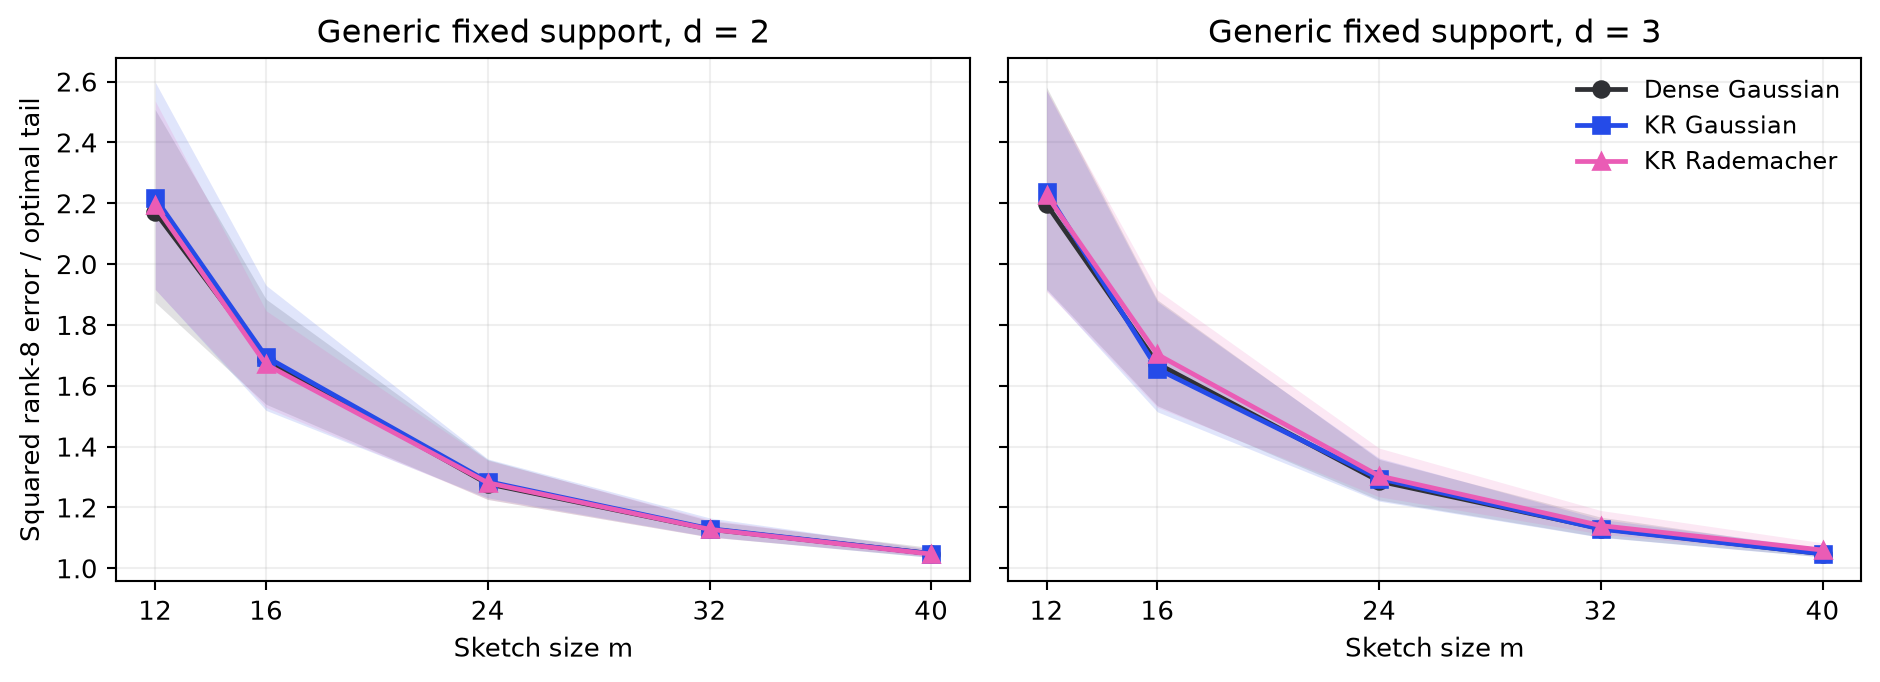

Python code for this plot:
"""Fixed generic-support approximation experiment (seed 2026100901).

Run: python generic_approximation.py --output DIRECTORY [--trials 128]
Requires NumPy and Matplotlib. All input bases are fixed before probe draws.
"""
import os
for key in ('OPENBLAS_NUM_THREADS', 'MKL_NUM_THREADS', 'OMP_NUM_THREADS'):
    os.environ[key] = '1'
import argparse
import csv
import hashlib
import json
import platform
from pathlib import Path
import time
import numpy as np
import matplotlib
matplotlib.use('Agg')
import matplotlib.pyplot as plt

SEED = 2026100901
RANK, SUPPORT = 8, 48
WIDTHS = [12, 16, 24, 32, 40]
LAWS = ['Dense Gaussian', 'KR Gaussian', 'KR Rademacher']
COLORS = ['#2F3034', '#254BE8', '#EA5CB5']
MARKERS = ['o', 's', '^']

def product_rows(factors):
    result = factors[0]
    for factor in factors[1:]:
        result = (result[:, :, None] * factor[:, None, :]).reshape(len(result), -1)
    return result

def errors(projected, verify=False):
    singular = np.r_[np.ones(RANK), np.full(SUPPORT-RANK, 1/np.sqrt(SUPPORT-RANK))]
    y = singular[:, None] * projected
    q, sv, _ = np.linalg.svd(y, full_matrices=False)
    cutoff = max(y.shape) * np.finfo(float).eps * sv[0]
    sample_rank = int(np.count_nonzero(sv > cutoff))
    q = q[:, :sample_rank]
    head_energy = np.sum(q[:RANK] ** 2)
    beta2 = 1/(SUPPORT-RANK)
    # Use the compressed SVD for every draw; do not assume full sample rank.
    compressed_sv = np.linalg.svd(q.T * singular, compute_uv=False)
    rankr = RANK + 1 - np.sum(compressed_sv[:RANK] ** 2)
    projector = RANK + 1 - np.sum(compressed_sv ** 2)
    check = 0.0
    if verify:
        b = q.T * singular
        ub, sb, vhb = np.linalg.svd(b, full_matrices=False)
        actual = q @ ((ub[:, :RANK] * sb[:RANK]) @ vhb[:RANK])
        direct = np.linalg.norm(np.diag(singular) - actual, 'fro') ** 2
        check = abs(rankr - direct)
        if sample_rank >= RANK:
            check = max(check, abs(rankr - (1+(1-beta2)*(RANK-head_energy))))
        assert check < 1e-10
    assert rankr >= 1-1e-10 and projector >= -1e-10 and projector <= rankr+1e-10
    return rankr, projector, sample_rank, check

def save_csv(path, rows):
    with path.open('w', newline='', encoding='utf-8') as f:
        writer = csv.DictWriter(f, fieldnames=list(rows[0]))
        writer.writeheader()
        writer.writerows(rows)

def run(out, trials):
    out.mkdir(parents=True, exist_ok=True)
    start = time.perf_counter()
    seeds = np.random.SeedSequence(SEED).spawn(5)
    rows, basis_errors = [], []
    max_check = max_tensor_check = 0.0
    for idx, (d, n) in enumerate([(2, 8), (3, 4)]):
        basis_rng = np.random.default_rng(seeds[idx])
        basis, triangular = np.linalg.qr(basis_rng.standard_normal((n**d, SUPPORT)))
        basis *= np.where(np.diag(triangular) >= 0, 1, -1)
        basis_errors.append(float(np.linalg.norm(basis.T@basis-np.eye(SUPPORT), 2)))
        np.save(out/f'fixed_basis_d{d}.npy', basis)
        streams = [np.random.default_rng(x) for x in seeds[idx+2].spawn(3)]
        for trial in range(trials):
            for law_idx, (law, rng) in enumerate(zip(LAWS, streams)):
                if law_idx == 0:
                    probes = rng.standard_normal((max(WIDTHS), n**d))
                else:
                    factors = [rng.standard_normal((max(WIDTHS), n)) if law_idx == 1
                               else rng.choice([-1., 1.], size=(max(WIDTHS), n)) for _ in range(d)]
                    probes = product_rows(factors)
                    if trial == 0:
                        explicit = factors[0][0]
                        for factor in factors[1:]:
                            explicit = np.kron(explicit, factor[0])
                        max_tensor_check = max(max_tensor_check, float(np.max(abs(probes[0]-explicit))))
                projected = basis.T @ probes.T
                for m in WIDTHS:
                    rankr, projector, sample_rank, check = errors(projected[:, :m]/np.sqrt(m), trial == 0)
                    max_check = max(max_check, check)
                    rows.append(dict(d=d, mode_dimension=n, r=RANK, support_dimension=SUPPORT,
                                     m=m, trial=trial, law=law, rankr_ratio=float(rankr),
                                     projector_ratio=float(projector), sample_rank=sample_rank))
    save_csv(out/'generic_trials.csv', rows)
    summaries = []
    for d in [2, 3]:
        for law in LAWS:
            for m in WIDTHS:
                group = [x for x in rows if x['d']==d and x['law']==law and x['m']==m]
                summary = dict(d=d, law=law, m=m, trials=len(group))
                for key in ['rankr_ratio', 'projector_ratio']:
                    values = [x[key] for x in group]
                    for label, quantile in [('q10', .1), ('q50', .5), ('q90', .9)]:
                        summary[f'{key}_{label}'] = float(np.quantile(values, quantile))
                    summary[f'{key}_mean'] = float(np.mean(values))
                summaries.append(summary)
    save_csv(out/'generic_summary.csv', summaries)
    metadata = dict(seed=SEED, python=platform.python_version(), numpy=np.__version__,
                    matplotlib=matplotlib.__version__, trials=trials, rank=RANK, support=SUPPORT,
                    widths=WIDTHS, ambient_dimension=64, orders=[2,3], mode_dimensions=[8,4],
                    basis_orthogonality_errors=basis_errors, explicit_tensor_error=max_tensor_check,
                    direct_svd_error=max_check, seconds=time.perf_counter()-start,
                    coupling='Nested widths within a trial and law; separate streams across laws and orders.',
                    interpretation='Empirical trial quantiles, not confidence intervals. No exact Gaussian range law is assumed.')
    (out/'metadata.json').write_text(json.dumps(metadata, indent=2)+'\n', encoding='utf-8')
    plot(out, summaries)
    inline(out, summaries, trials)
    print(json.dumps(metadata))

def plot(out, summaries):
    plt.rcParams.update({'font.size': 10, 'pdf.fonttype':42, 'ps.fonttype':42})
    fig, axes = plt.subplots(1,2,figsize=(10,3.7),sharey=True)
    for ax, d in zip(axes, [2,3]):
        for law, color, marker in zip(LAWS, COLORS, MARKERS):
            group=[x for x in summaries if x['d']==d and x['law']==law]
            ax.fill_between(WIDTHS,[x['rankr_ratio_q10'] for x in group],[x['rankr_ratio_q90'] for x in group],color=color,alpha=.14,linewidth=0)
            ax.plot(WIDTHS,[x['rankr_ratio_q50'] for x in group],color=color,marker=marker,lw=1.8,label=law)
        ax.set(title=f'Generic fixed support, d = {d}',xlabel='Sketch size m',xticks=WIDTHS)
        ax.grid(alpha=.2)
        ax.set_axisbelow(True)
    axes[0].set_ylabel('Squared rank-8 error / optimal tail')
    axes[1].legend(frameon=False,fontsize=9)
    fig.tight_layout()
    fig.savefig(out/'generic_approximation.pdf',bbox_inches='tight')
    fig.savefig(out/'generic_approximation.png',dpi=190,bbox_inches='tight')
    plt.close(fig)

def inline(out, summaries, trials):
    colors = ['genericInk','genericBlue','genericRose']
    marks = ['*','square*','triangle*']
    lines=[r'\begin{figure}[H]',r'\centering\begingroup',
           r'\definecolor{genericInk}{HTML}{2F3034}',r'\definecolor{genericBlue}{HTML}{254BE8}',
           r'\definecolor{genericRose}{HTML}{EA5CB5}',r'\begin{tikzpicture}',
           r'\begin{groupplot}[group style={group size=2 by 1,horizontal sep=1.55cm},width=.39\linewidth,height=4.2cm,scale only axis,xlabel={Sketch size $m$},xtick={12,16,24,32,40},grid=major,grid style={gray!18},tick label style={font=\scriptsize},label style={font=\small},title style={font=\small\bfseries},legend style={font=\scriptsize,draw=none,at={(.97,.97)},anchor=north east}]']
    for d in [2,3]:
        extra=r',ylabel={$\|A-\widehat A_8\|_F^2/\tau_8(A)$}' if d==2 else ''
        lines.append(r'\nextgroupplot[title={Generic fixed support, $d='+str(d)+'$}'+extra+']')
        for li,(law,color,mark) in enumerate(zip(LAWS,colors,marks)):
            group=[x for x in summaries if x['d']==d and x['law']==law]
            def coords(k):
                return ' '.join(f"({x['m']},{x['rankr_ratio_'+k]:.10g})" for x in group)
            for q in ['q10','q90']:
                lines.append(r'\addplot[draw=none,forget plot,name path=g'+f'{d}{li}{q}'+'] coordinates {'+coords(q)+'};')
            lines.append(r'\addplot[draw=none,forget plot,fill='+color+r',fill opacity=.14] fill between[of=g'+f'{d}{li}q10 and g{d}{li}q90'+'];')
            lines.append(r'\addplot[color='+color+',thick,mark='+mark+',mark size=1.7pt] coordinates {'+coords('q50')+'};')
            if d==3:
                lines.append(r'\addlegendentry{'+law+'}')
    lines += [r'\end{groupplot}\end{tikzpicture}\endgroup',
              r'\caption{Approximation on two fixed generic supports, with no exact Gaussian range law assumed. Each input is $A=\Sigma V^\top$, where $V\in\mathbb R^{64\times48}$ is a fixed orthonormal Gaussian-QR basis drawn independently of the probes. The first eight singular values are one and the remaining forty are $1/\sqrt{40}$, so $\tau_8(A)=1$ and zero output has ratio nine. Mode dimensions are $8\times8$ and $4\times4\times4$. Lines are medians and bands are empirical 10--90\% quantiles from '+str(trials)+r' trials per law and order. Widths are nested within each trial; the three laws use independent streams.}',
              r'\label{fig:generic-approximation}',r'\end{figure}']
    (out/'generic_inline.tex').write_text('\n'.join(lines)+'\n',encoding='utf-8')

if __name__=='__main__':
    parser=argparse.ArgumentParser()
    parser.add_argument('--output',type=Path,default=Path(__file__).resolve().parent)
    parser.add_argument('--trials',type=int,default=128)
    args=parser.parse_args()
    run(args.output,args.trials)
